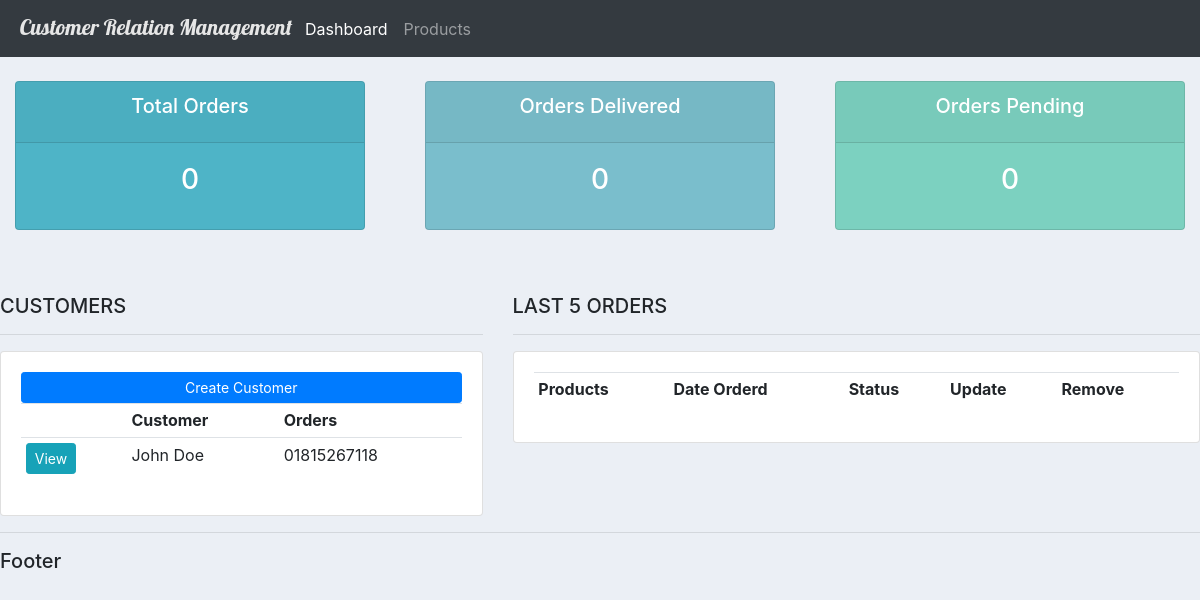
The app's page /, older data.
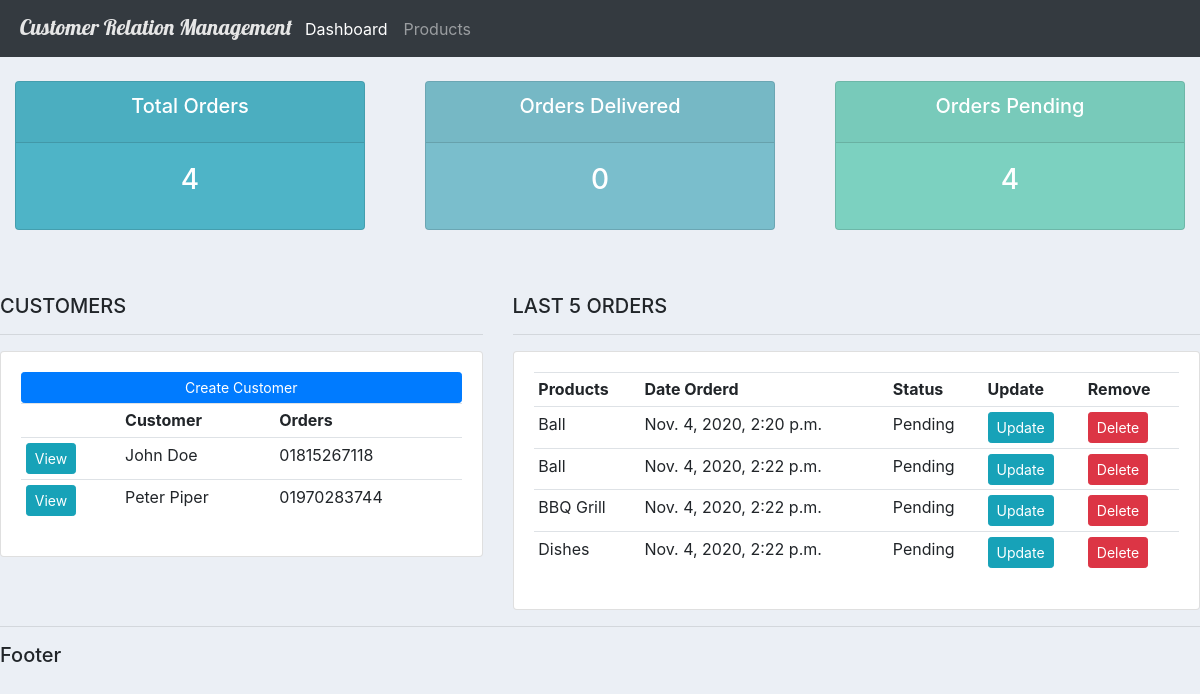
The same page, newer data.
### accounts/models.py (models this page shows, shortened)
class Customer(models.Model):
	name = models.CharField(max_length=200, null=True)
	phone = models.CharField(max_length=200, null=True)
	email = models.CharField(max_length=200, null=True)
	date_created = models.DateTimeField(auto_now_add=True, null=True)

class Order(models.Model):
	STATUS = (('Pending', 'Pending'),
						('Out for delivery', 'Out for delivery'),
						('Delivered', 'Delivered'))
	customer = models.ForeignKey(Customer, null=True, on_delete=models.SET_NULL)
	product = models.ForeignKey(Product, null=True, on_delete=models.SET_NULL)
	date_created = models.DateTimeField(auto_now_add=True, null=True)
	status = models.CharField(max_length=200, null=True, choices=STATUS)
	note = models.CharField(max_length=1000, null=True)

class Product(models.Model):
	def __str__(self):
		return self.name
	CATEGORY = (('Indoor', 'Indoor'),
							('Outdoor', 'Outdoor'))
	name = models.CharField(max_length=200, null=True)
	price = models.FloatField(null=True)
	category = models.CharField(max_length=200, null=True, choices=CATEGORY)
	description = models.CharField(max_length=200, null=True, blank=True)
	date_created = models.DateTimeField(auto_now_add=True, null=True)
	tags = models.ManyToManyField(Tag)

### accounts/views.py (the view)
# urls.py: path('', views.home, name="home"),
def home(request):
	orders = Order.objects.all()
	customers = Customer.objects.all()
	total_customers = customers.count()
	total_orders = orders.count()
	delivered = orders.filter(status='Delivered').count()
	pending = orders.filter(status='Pending').count()
	context = {'orders': orders, 'customers': customers, 'total_orders': total_orders,
							'delivered': delivered, 'pending': pending}
	return render(request, 'accounts/dashboard.html', context)

### accounts/templates/accounts/dashboard.html
{% extends 'accounts/main.html' %}
{% block content %}
{% include 'accounts/status.html' %}
<br />
<br />
<div class="row">
	<div class="col-md-5">
		<h5>CUSTOMERS</h5>
		<hr />
		<div class="card card-body">
			<a href="" class="btn btn-primary btn-sm btn-block">Create Customer</a>
			<table class="table table-sm">
				<tr>
					<th></th>
					<th>Customer</th>
					<th>Orders</th>
				</tr>
				{% for customer in customers %}
				<tr>
					<td>
						<a
							href="{% url 'customer' customer.id %}"
							class="btn btn-sm btn-info"
							>View</a
						>
					</td>
					<td>{{customer.name}}</td>
					<td>{{customer.phone}}</td>
				</tr>
				{% endfor %}
			</table>
		</div>
	</div>
	<div class="col-md-7">
		<h5>LAST 5 ORDERS</h5>
		<hr />
		<div class="card card-body">
			<table class="table table-sm">
				<tr>
					<th>Products</th>
					<th>Date Orderd</th>
					<th>Status</th>
					<th>Update</th>
					<th>Remove</th>
				</tr>
				{% for order in orders %}
				<tr>
					<td>{{order.product}}</td>
					<td>{{order.date_created}}</td>
					<td>{{order.status}}</td>
					<td>
						<a
							href="{% url 'update_order' order.id %}"
							class="btn btn-sm btn-info"
							>Update</a
						>
					</td>
					<td>
						<a
							href="{% url 'delete_order' order.id %}"
							class="btn btn-sm btn-danger"
							>Delete</a
						>
					</td>
				</tr>
				{% endfor %}
			</table>
		</div>
	</div>
</div>
{% endblock %}

### accounts/templates/accounts/main.html (shortened to what this page needs)
{% load static %}
<!DOCTYPE html>
<html lang="en">
	<head>
		<link
			rel="stylesheet"
			href="https://cdn.jsdelivr.net/npm/bootstrap@4.5.3/dist/css/bootstrap.min.css"
		/>
		<link
			rel="stylesheet"
			type="text/css"
			href="{% static '/css/main.css' %}"
		/>
	</head>
	<body>
		{% include 'accounts/navbar.html' %} {% block content %} {% endblock %}
		<hr />
		<h5>Footer</h5>
	</body>
</html>

### accounts/templates/accounts/navbar.html (shortened to what this page needs)
{% load static %}
<nav class="navbar navbar-expand-lg navbar-dark bg-dark">
	<img src="{% static 'images/logo.png' %}" alt="" />
	<div class="collapse navbar-collapse" id="navbarNav">
		<ul class="navbar-nav">
			<li class="nav-item active">
				<a class="nav-link" href="{% url 'home' %}">Dashboard</a>
			</li>
			<li class="nav-item">
				<a class="nav-link" href="{% url 'products' %}">Products</a>
			</li>
		</ul>
	</div>
</nav>

### accounts/templates/accounts/status.html
<br />
<div class="row">
	<div class="col">
		<div class="col-md">
			<div class="card text-center text-white mb-3" id="total-orders">
				<div class="card-header">
					<h5 class="card-title">Total Orders</h5>
				</div>
				<div class="card-body">
					<h3 class="card-title">{{ total_orders }}</h3>
				</div>
			</div>
		</div>
	</div>
	<div class="col">
		<div class="col-md">
			<div class="card text-center text-white mb-3" id="orders-delivered">
				<div class="card-header">
					<h5 class="card-title">Orders Delivered</h5>
				</div>
				<div class="card-body">
					<h3 class="card-title">{{ delivered }}</h3>
				</div>
			</div>
		</div>
	</div>
	<div class="col">
		<div class="col-md">
			<div class="card text-center text-white mb-3" id="orders-pending">
				<div class="card-header">
					<h5 class="card-title">Orders Pending</h5>
				</div>
				<div class="card-body">
					<h3 class="card-title">{{ pending }}</h3>
				</div>
			</div>
		</div>
	</div>
</div>

### static/css/main.css (style rules this page uses)
body { background-color: #ebeff5; }
#total-orders { background-color: #4eb4c7; }
#orders-delivered { background-color: #7abecc; }
#orders-pending { background-color: #7cd1c0; }

Row changes from the older to the newer data that the page shows:
added Customer: name "Peter Piper", phone "01970283744"
added Order: product "Ball", date_created "Nov. 4, 2020, 2:20 p.m.", status "Pending"
added Order: product "Ball", date_created "Nov. 4, 2020, 2:22 p.m.", status "Pending"
added Order: product "BBQ Grill", date_created "Nov. 4, 2020, 2:22 p.m.", status "Pending"
added Order: product "Dishes", date_created "Nov. 4, 2020, 2:22 p.m.", status "Pending"
Text that changed along with them:
{{ total_orders }}: "0" → "4"
{{ pending }}: "0" → "4"
